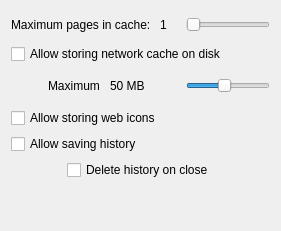
         <widget class="QWidget" name="tab_2">
          <attribute name="title">
           <string>Local Storage</string>
          </attribute>
          <layout class="QGridLayout" name="gridLayout_19">
           <item row="0" column="0" colspan="2">
            <layout class="QGridLayout" name="gridLayout_4">
             <item row="0" column="0" colspan="2">
              <widget class="QLabel" name="label_10">
               <property name="text">
                <string>Maximum pages in cache: </string>
               </property>
              </widget>
             </item>
             <item row="0" column="2">
              <widget class="QLabel" name="pageCacheLabel">
               <property name="sizePolicy">
                <sizepolicy hsizetype="Fixed" vsizetype="Preferred">
                 <horstretch>0</horstretch>
                 <verstretch>0</verstretch>
                </sizepolicy>
               </property>
               <property name="minimumSize">
                <size>
                 <width>20</width>
                 <height>0</height>
                </size>
               </property>
               <property name="text">
                <string>1</string>
               </property>
              </widget>
             </item>
             <item row="0" column="3">
              <widget class="QFrame" name="frame_2">
               <property name="frameShape">
                <enum>QFrame::NoFrame</enum>
               </property>
               <property name="frameShadow">
                <enum>QFrame::Raised</enum>
               </property>
               <layout class="QHBoxLayout" name="horizontalLayout_6">
                <property name="leftMargin">
                 <number>0</number>
                </property>
                <property name="topMargin">
                 <number>6</number>
                </property>
                <property name="rightMargin">
                 <number>0</number>
                </property>
                <property name="bottomMargin">
                 <number>6</number>
                </property>
                <item>
                 <widget class="QSlider" name="pagesInCache">
                  <property name="maximum">
                   <number>20</number>
                  </property>
                  <property name="orientation">
                   <enum>Qt::Horizontal</enum>
                  </property>
                 </widget>
                </item>
               </layout>
              </widget>
             </item>
             <item row="1" column="0" colspan="4">
              <widget class="QCheckBox" name="allowCache">
               <property name="text">
                <string>Allow storing network cache on disk</string>
               </property>
              </widget>
             </item>
             <item row="2" column="1">
              <widget class="QFrame" name="cacheFrame">
               <layout class="QHBoxLayout" name="horizontalLayout_5">
                <item>
                 <widget class="QLabel" name="label_21">
                  <property name="text">
                   <string>Maximum </string>
                  </property>
                 </widget>
                </item>
                <item>
                 <widget class="QLabel" name="MBlabel">
                  <property name="text">
                   <string>50 MB</string>
                  </property>
                 </widget>
                </item>
               </layout>
              </widget>
             </item>
             <item row="2" column="3">
              <widget class="QSlider" name="cacheMB">
               <property name="minimum">
                <number>10</number>
               </property>
               <property name="sliderPosition">
                <number>50</number>
               </property>
               <property name="orientation">
                <enum>Qt::Horizontal</enum>
               </property>
              </widget>
             </item>
            </layout>
           </item>
           <item row="1" column="0" colspan="2">
            <layout class="QGridLayout" name="gridLayout_3">
             <item row="0" column="0" colspan="3">
              <widget class="QCheckBox" name="storeIcons">
               <property name="text">
                <string>Allow storing web icons</string>
               </property>
              </widget>
             </item>
             <item row="1" column="0" colspan="3">
              <widget class="QCheckBox" name="saveHistory">
               <property name="text">
                <string>Allow saving history</string>
               </property>
              </widget>
             </item>
             <item row="2" column="1">
              <widget class="QCheckBox" name="deleteHistoryOnClose">
               <property name="text">
                <string>Delete history on close</string>
               </property>
              </widget>
             </item>
             <item row="2" column="0">
              <spacer name="horizontalSpacer_4">
               <property name="orientation">
                <enum>Qt::Horizontal</enum>
               </property>
               <property name="sizeHint" stdset="0">
                <size>
                 <width>40</width>
                 <height>20</height>
                </size>
               </property>
              </spacer>
             </item>
             <item row="2" column="2">
              <spacer name="horizontalSpacer_23">
               <property name="orientation">
                <enum>Qt::Horizontal</enum>
               </property>
               <property name="sizeHint" stdset="0">
                <size>
                 <width>40</width>
                 <height>20</height>
                </size>
               </property>
              </spacer>
             </item>
            </layout>
           </item>
           <item row="2" column="0">
            <spacer name="verticalSpacer_11">
             <property name="orientation">
              <enum>Qt::Vertical</enum>
             </property>
             <property name="sizeHint" stdset="0">
              <size>
               <width>20</width>
               <height>40</height>
              </size>
             </property>
            </spacer>
           </item>
          </layout>
         </widget>
